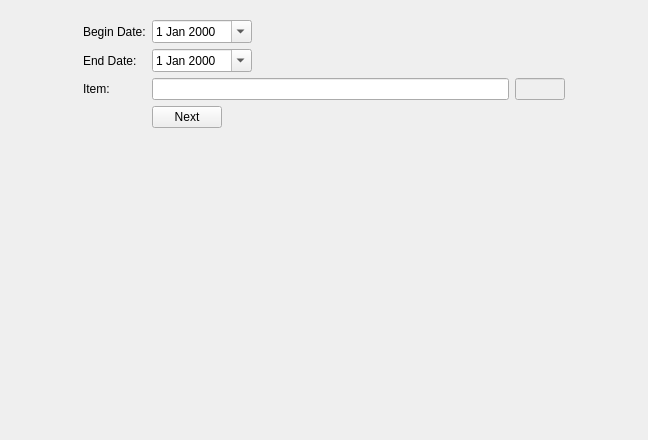
<?xml version="1.0" encoding="UTF-8"?>
<ui version="4.0">
 <class>ItemWisePurchases</class>
 <widget class="QWidget" name="ItemWisePurchases">
  <property name="geometry">
   <rect>
    <x>0</x>
    <y>0</y>
    <width>648</width>
    <height>440</height>
   </rect>
  </property>
  <property name="windowTitle">
   <string>Form</string>
  </property>
  <layout class="QGridLayout" name="gridLayout">
   <item row="0" column="0">
    <widget class="QFrame" name="frame">
     <property name="maximumSize">
      <size>
       <width>500</width>
       <height>16777215</height>
      </size>
     </property>
     <property name="frameShape">
      <enum>QFrame::NoFrame</enum>
     </property>
     <property name="frameShadow">
      <enum>QFrame::Raised</enum>
     </property>
     <layout class="QFormLayout" name="formLayout">
      <item row="0" column="0">
       <widget class="QLabel" name="label">
        <property name="text">
         <string>Begin Date:</string>
        </property>
       </widget>
      </item>
      <item row="0" column="1">
       <widget class="QDateEdit" name="begindate">
        <property name="maximumSize">
         <size>
          <width>100</width>
          <height>16777215</height>
         </size>
        </property>
        <property name="calendarPopup">
         <bool>true</bool>
        </property>
       </widget>
      </item>
      <item row="1" column="0">
       <widget class="QLabel" name="label_2">
        <property name="text">
         <string>End Date:</string>
        </property>
       </widget>
      </item>
      <item row="1" column="1">
       <widget class="QDateEdit" name="enddate">
        <property name="maximumSize">
         <size>
          <width>100</width>
          <height>16777215</height>
         </size>
        </property>
        <property name="calendarPopup">
         <bool>true</bool>
        </property>
       </widget>
      </item>
      <item row="2" column="0">
       <widget class="QLabel" name="label_3">
        <property name="text">
         <string>Item:</string>
        </property>
       </widget>
      </item>
      <item row="2" column="1">
       <layout class="QHBoxLayout" name="horizontalLayout">
        <item>
         <widget class="QLineEdit" name="itemname"/>
        </item>
        <item>
         <widget class="QLineEdit" name="itemid">
          <property name="enabled">
           <bool>false</bool>
          </property>
          <property name="maximumSize">
           <size>
            <width>50</width>
            <height>16777215</height>
           </size>
          </property>
         </widget>
        </item>
       </layout>
      </item>
      <item row="3" column="1">
       <widget class="QPushButton" name="btn_next">
        <property name="maximumSize">
         <size>
          <width>70</width>
          <height>16777215</height>
         </size>
        </property>
        <property name="text">
         <string>Next</string>
        </property>
       </widget>
      </item>
     </layout>
    </widget>
   </item>
  </layout>
 </widget>
 <resources/>
 <connections/>
</ui>
